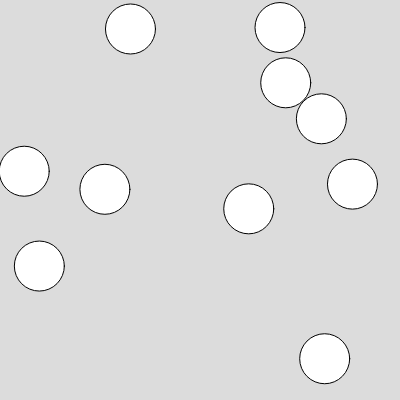
Frame 1 (no input)
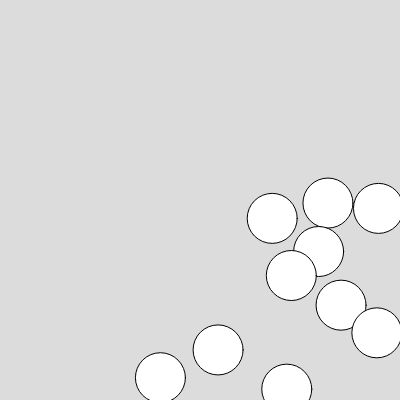
Frame 60 (no input)
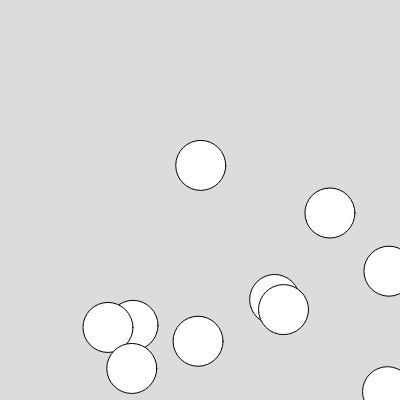
Frame 120 (the mouse pressed at the canvas centre since frame 60)

The p5.js sketch that drew these frames (run headless with seeded random() and noise() and a simulated clock; from frame 60 on, the mouse is pressed at the canvas centre):

// p5.js sketch
// ── sketch.js
/*  
Outline to build our object class 

x
y
size
xspeed
yspeed
fill 
stroke
strokeWeight

display
move
bounce
*/

// let ball0;
// let ball1;

let balls = [];

function setup() {
  createCanvas(400, 400);
  // ball0 = new Ball();
  // ball1 = new Ball();
  // console.log(ball0)
  
  for (let i = 0; i < 10; i++) {
    let ball = new Ball(random(width), random(height));
    balls.push(ball)
  }
  console.log(balls)
}

function draw() {
  background(220);
//   ball0.displayBall();
//   ball0.moveBall();
//   ball0.bounceBall();
  
//   ball1.displayBall();
//   ball1.moveBall();
//   ball1.bounceBall();
  
  for (let i = 0; i < balls.length; i++) {
    balls[i].displayBall()
    balls[i].moveBall()
    balls[i].bounceBall()
  }
}

class Ball {
  // properties
  constructor(x, y) {
    this.x = x;
    this.y = y;
    this.size = 50;
    this.xspeed = random(1, 4);
    this.yspeed = random(1, 4);
  }

  displayBall() {
    circle(this.x, this.y, this.size);
  }

  moveBall() {
    this.x += this.xspeed;
    this.y += this.yspeed;
  }

  bounceBall() {
    if (this.x > width || this.x < 0) {
      this.xspeed *= -1;
    }

    if (this.y> height || this.y < 0) {
      this.yspeed *= -1;
    }
  }
}
